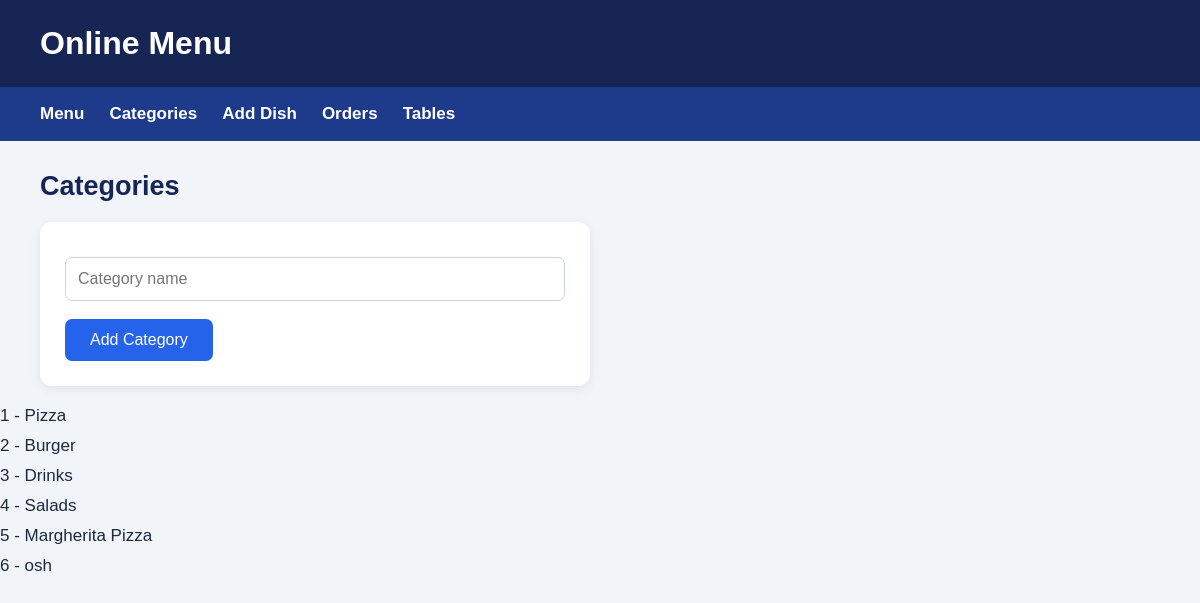
Page /categories/ on the committed database.
### my_web/models.py (models this page shows, shortened)
class Category(models.Model):
    name = models.CharField(max_length=100)

### my_web/views.py (the view)
# urls.py: path('categories/', views.categories, name='categories'),
def categories(request):
    if request.method == 'POST':
        Category.objects.create(name=request.POST['name'])
        return redirect('categories')
    return render(request, 'categories.html', {
        'categories': Category.objects.all()
    })

### templates/categories.html (shortened to what this page needs)
{% extends 'base.html' %}
{% block content %}
<h2>Categories</h2>
<form method="POST">
    <input type="text" name="name" placeholder="Category name" required>
    <button type="submit">Add Category</button>
</form>
{% for category in categories %}
    <p>{{ category.id }} - {{ category.name }}</p>
{% endfor %}
{% endblock %}

### static/home.css (style rules this page uses)
* { margin: 0; padding: 0; box-sizing: border-box; }
body { font-family: Arial, sans-serif; background: #f1f5f9; color: #1e293b; font-size: 17px; }
h2 { margin: 30px 40px 20px; color: #172554; font-size: 27px; }
p { margin: 10px 0; }
form { background: white; padding: 25px; margin: 20px 40px; max-width: 550px; border-radius: 12px; box-shadow: 0 3px 12px #00000012; }
input, select, textarea { width: 100%; padding: 12px; margin: 10px 0 18px; border: 1px solid #cbd5e1; border-radius: 7px; font-size: 16px; }
button { background: #2563eb; color: white; border: none; padding: 12px 25px; border-radius: 7px; font-size: 16px; cursor: pointer; }

### rows in the picture
Category: id "1", name "Pizza"
Category: id "2", name "Burger"
Category: id "3", name "Drinks"
Category: id "4", name "Salads"
Category: id "5", name "Margherita Pizza"
Category: id "6", name "osh"
